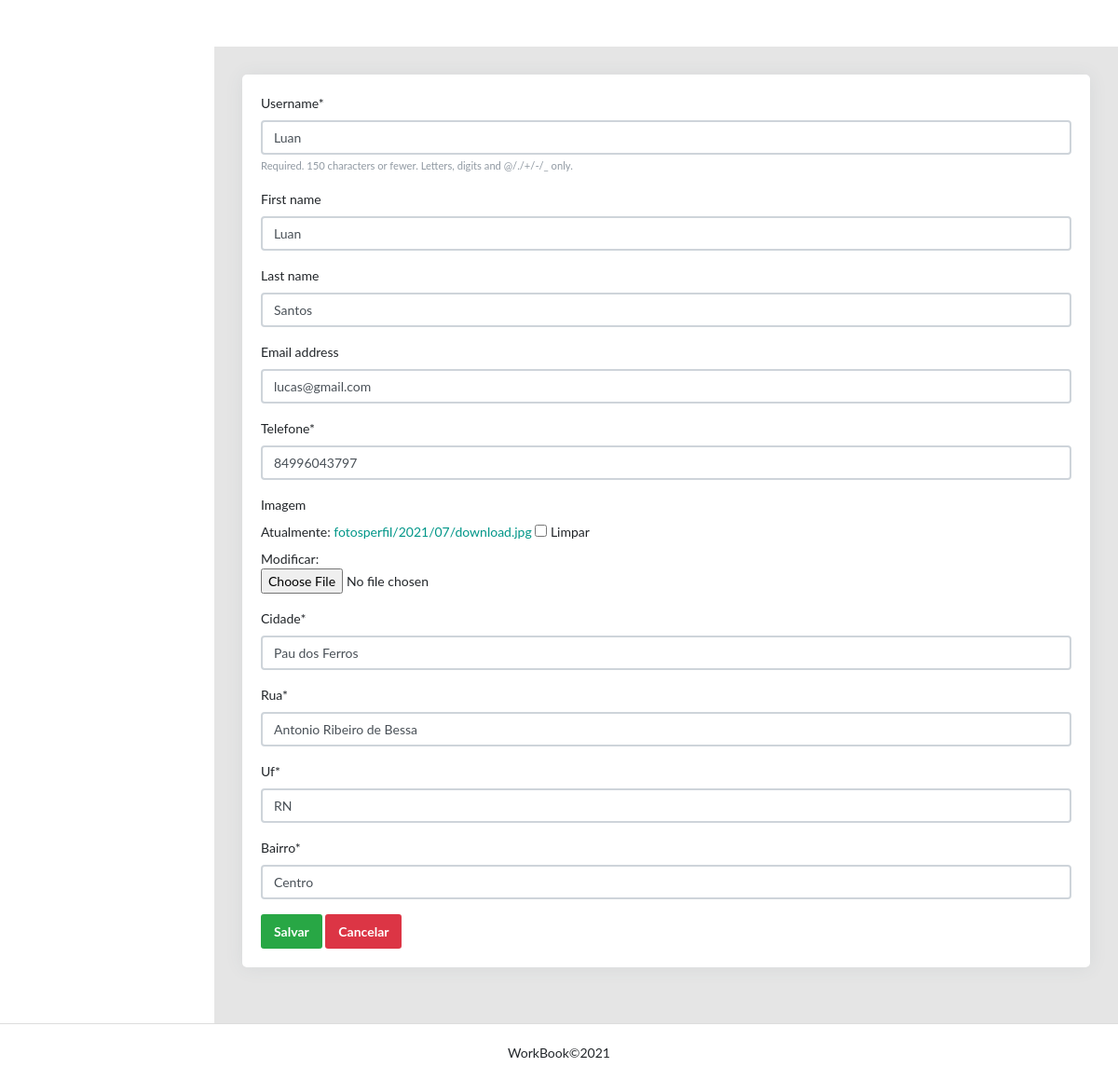
/dadosPessoais/2, run on an earlier commit of the app's database.
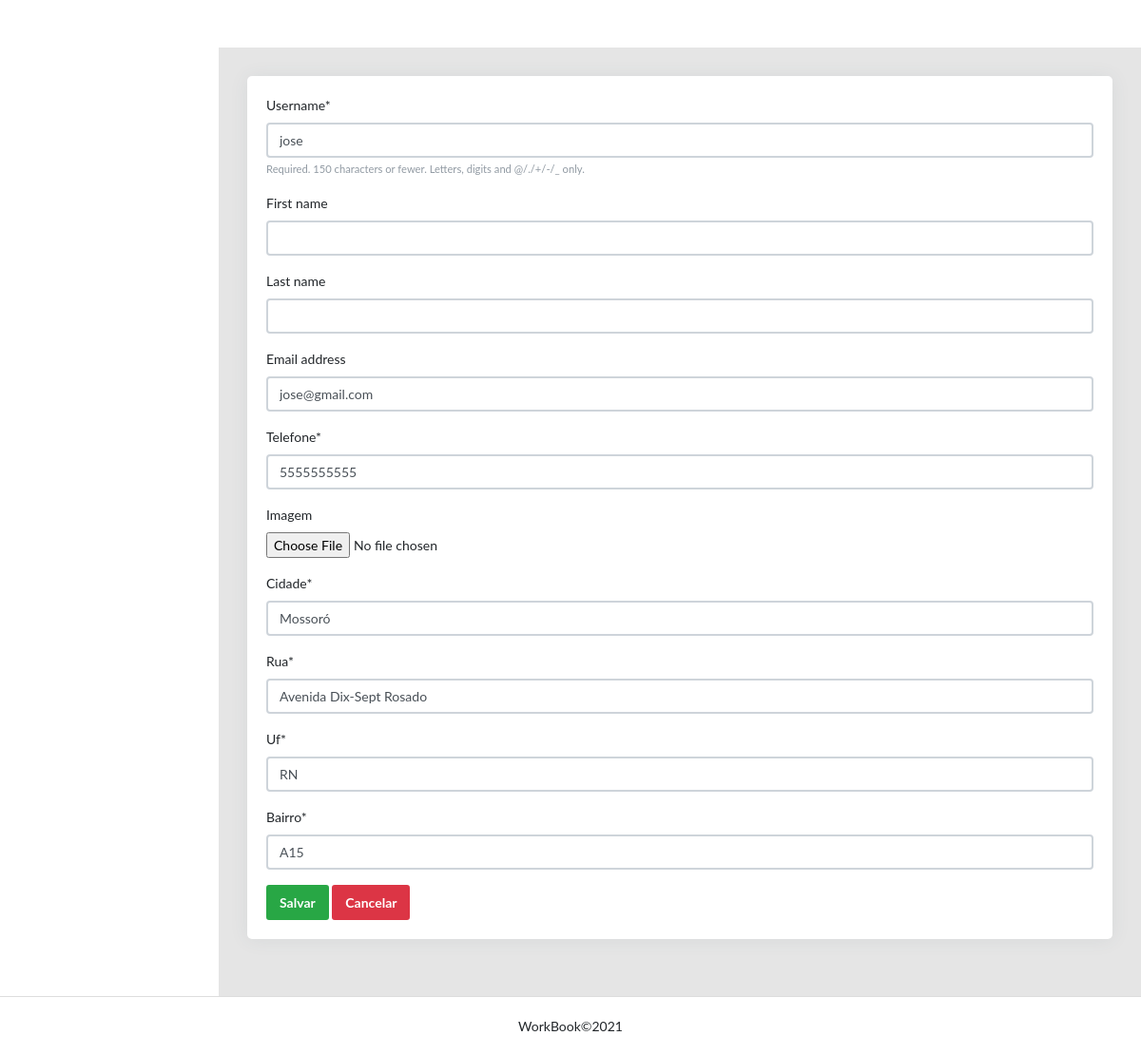
And on a later commit of the database.
### usuario/models.py (models this page shows, shortened)
class Usuario(AbstractUser):
    telefone = models.CharField('telefone', max_length=15)
    imagem = models.ImageField(upload_to='fotosperfil/%Y/%m/', blank=True, null=True)
    cidade = models.CharField('cidade', max_length=40)
    rua = models.CharField('rua', max_length=60)
    uf = models.CharField('uf', max_length=2)
    bairro = models.CharField('bairro', max_length=40)
    is_staff = models.BooleanField(default=0)
    is_superuser = models.BooleanField(default=1)
    is_active = models.BooleanField(default=True)
    LOAN_STATUS = (
        ('profissional', 'Profissional'),
        ('cliente', 'Cliente'),
    )
    status = models.CharField(max_length=15, choices=LOAN_STATUS, blank=True)
    class Meta:
        db_table = 'usuario'
        verbose_name = 'Usuario'
        verbose_name_plural = 'Usuario'

### usuario/views.py (the view)
# urls.py: path('dadosPessoais/<int:id>', views.dadosPessoais, name='dadosPessoais'),
def dadosPessoais(request, id):
    data = {}
    usuario = Usuario.objects.get(id=id)
    form = FormDadosPessoais(request.POST or None, instance=usuario)
    if form.is_valid():
        form.save()
        return redirect('usuario:dadosPessoais', usuario.id)
    data['form'] = form
    data['usuario'] = usuario
    return render(request, 'usuario/dadosPessoais.html',data)

### usuario/form.py
class FormDadosPessoais(ModelForm):
    class Meta:
        model = Usuario
        exclude = ('is_active','is_staff','is_superuser','user_permissions','groups','last_login','password','status', 'date_joined',)

### usuario/templates/usuario/dadosPessoais.html (shortened to what this page needs)
{% extends 'base.html' %}
{% block content %}
{% load crispy_forms_tags %}
<main class="app-content">
    <div class="row">
        <div class="col-lg-12">
            <div class="card user-card-full">
                <div class="row m-l-0 m-r-0">
                    <div class="card-body">
                        <form method="post" action="{% url 'usuario:dadosPessoais' usuario.id %}" enctype="multipart/form-data">
                                {{ form|crispy }}
                            <div class="row">
                                <div class="col">
                                    <button type="submit" class="btn btn-success">Salvar</button>
                                    <button type="submit" class="btn btn-danger">Cancelar</button>
                                </div>
                            </div>
                        </form>
                    </div>
                </div>
            </div>
        </div>
    </div>
</main>
{% endblock %}

### templates/base.html (shortened to what this page needs)
<!DOCTYPE html>
<html lang="en">
<head>
    {% include 'parciais/head.html' %}
</head>
<body>
{% block content %} {% endblock %}
{% include 'parciais/footer.html' %}
</body>
</html>

### templates/parciais/head.html (shortened to what this page needs)
{% load static %}
<html lang="en">
<head>
    <link rel="stylesheet" type="text/css" href="{% static 'css/admin.css'%}">
    <link rel="stylesheet" type="text/css" href="{% static 'css/main.css'%}">
    <link rel="stylesheet" type="text/css" href="{% static 'css/style.css'%}">
    <link rel="stylesheet" type="text/css"
          href="https://maxcdn.bootstrapcdn.com/font-awesome/4.7.0/css/font-awesome.min.css">
</head>
<body class="app sidebar-mini">
</body>
</html>

### templates/parciais/footer.html (shortened to what this page needs)
{% load static %}
<footer class="landing-footer"><b></b><a target="_blank" rel="noopener">WorkBook&copy;2021</a></footer>

What changed in the data, as far as the page shows it:
changed Usuario "RN": username "Luan" → "jose"; first_name "Luan" → (not shown); last_name "Santos" → (not shown); email "lucas@gmail.com" → "jose@gmail.com"; telefone "84996043797" → "5555555555"; cidade "Pau dos Ferros" → "Mossoró"; rua "Antonio Ribeiro de Bessa" → "Avenida Dix-Sept Rosado"; bairro "Centro" → "A15"
Also different on the page:
form field form: "☐" → (not shown)
text no longer shown: "Username * Required. 150 characters or fewer. Letters, digits and @/./+/-/_ only. First name Last name Email address Telefone * Imagem Atualmente: fotosperfil/2021/07/download.jpg Limpar Modificar: Cidade * Rua * Uf * Bairro *"
text now shown: "Username * Required. 150 characters or fewer. Letters, digits and @/./+/-/_ only. First name Last name Email address Telefone * Imagem Cidade * Rua * Uf * Bairro *"
